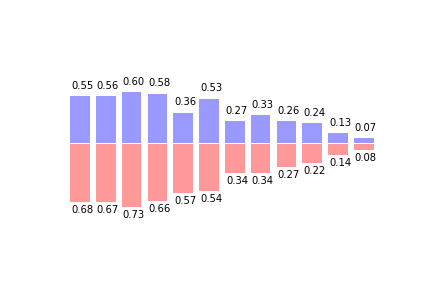

Generate this figure with Python:
#!/usr/bin/env python3
# -*- coding: utf-8 -*-
"""
Created on Sat Nov  2 00:05:33 2019

Bar plot with data labels

@author: alberto
"""

import numpy as np
import matplotlib.pyplot as plt

n = 12
X = np.arange(n)
Y1 = (1 - X / float(n)) * np.random.uniform(0.5, 1.0, n)
Y2 = (1 - X / float(n)) * np.random.uniform(0.5, 1.0, n)

plt.bar(X, +Y1, facecolor='#9999ff', edgecolor='white')
plt.bar(X, -Y2, facecolor='#ff9999', edgecolor='white')

# Label the blue bars with data
# Fine-tune manually position of test by trial and error
for x, y in zip(X, Y1):
    plt.text(x + 0.1, y + 0.05, '%.2f' % y,
             ha='center', va='bottom')

# Label the red bars with data
for x, y in zip(X, Y2):
    plt.text(x + 0.1, - y - 0.15, '%.2f' % y,
             ha='center', va='bottom')

# Set y limits
plt.ylim(-1.25, +1.25)

# Hide axis
plt.axis('off')

# Save figure using 72 dots per inch
plt.savefig('bar_plot_with_data_labels.png', dpi=72)

plt.show()
